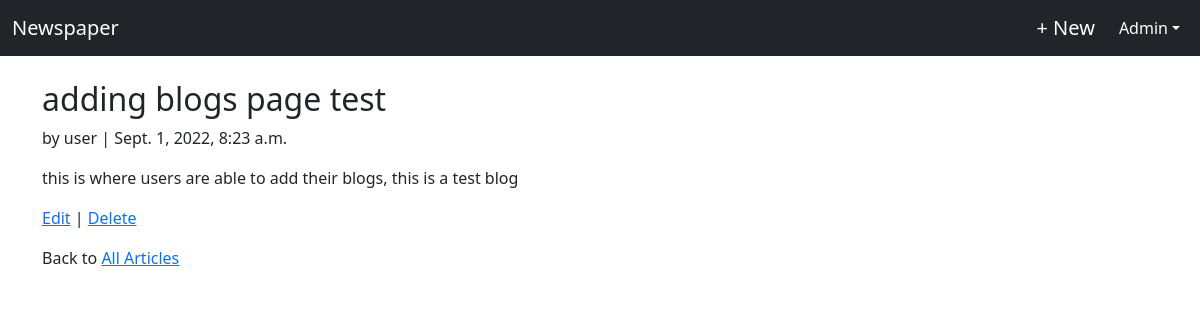
/articles/4/ (signed in), run on the app's committed database.
### users/models.py (models this page shows)
class CustomUser(AbstractUser):
    age = models.PositiveIntegerField(null=True,blank=True)

### articles/models.py (models this page shows, shortened)
class Article(models.Model):
    title = models.CharField(max_length=255)
    body = models.TextField()
    date = models.DateTimeField(auto_now_add=True)
    author = models.ForeignKey(get_user_model(), on_delete=models.CASCADE)

### articles/views.py (the view)
# urls.py: path('<int:pk>/',ArticleDetailView.as_view(), name='article_detail'),
class ArticleDetailView(LoginRequiredMixin, DetailView):
    model = Article
    template_name = 'article_detail.html'
    login_url = 'login'

### templates/article_detail.html (shortened to what this page needs)
<!DOCTYPE html>
<html lang="en">
    <head>
    </head>
    <body>
        {% extends 'base.html' %}
        {% block content %}
        <div class="article-entry">
            <h2>{{object.title}}</h2>
                <p>by {{ object.author }} | {{ object.date }} </p>
                <p>{{ object.body }}</p>
        </div>
        <p>
            <a href="{% url 'article_edit' article.pk %}">Edit</a> |
            <a href="{% url 'article_delete' article.pk %}">Delete</a>
        </p>
        <p>Back to <a href="{% url 'article_list' %}">All Articles</a></p>
        {% endblock %}

### templates/base.html (shortened to what this page needs)
<!DOCTYPE html>
<html lang="en">
    <head>
        <link href="https://cdn.jsdelivr.net/npm/bootstrap@5.2.0/dist/css/bootstrap.min.css" rel="stylesheet">
    </head>
    <body>
        <nav style="color: white;" class="navbar navbar-expand-md navarbar-dark bg-dark mb-4 ">
            <div class="container-fluid">
                    <a style="color: white;" class="navbar-brand" href="{% url 'home' %}">Newspaper</a>
                <div class="collapse navbar-collapse justify-content-end" id="collapsibleNavbar">
                    {% if user.is_authenticated %}
                    <ul class="navbar-nav ">
                        <li class="nav-item"><a style="color: white;" class="navbar-brand" href="{% url 'article_new' %}">+ New</a></li>
                    </ul>
                    <ul class="navbar-nav ml-auto ">
                        <li class="nav-item dropdown">
                            <a style="color: white;" class="nav-link dropdown-toggle " href="#" id="userMenu" role="button" data-bs-toggle="dropdown" aria-haspopup="true" aria-expanded="false">{{ user.username }}</a>
                        </li>
                    </ul>
                    {% else %}
                        <form action="" class="form-inline ml-auto">
                            <a href="{% url 'login' %}" class="btn btn-outline-secondary">log in</a>
                            <a href="{% url 'signup' %}" class="btn btn-primary ml-2">sign up</a>
                        </form>
                    {% endif %}
                </div>
            </div>
        </nav>
        <div class="container">
            {% block content %}
            {% endblock content %}
        </div>
    </body>
</html>

### data on the page
CustomUser: username "Admin"
Article: title "adding blogs page test", author "user", date "Sept. 1, 2022, 8:23 a.m.", body "this is where users are able to add their blogs, this is a test blog"
